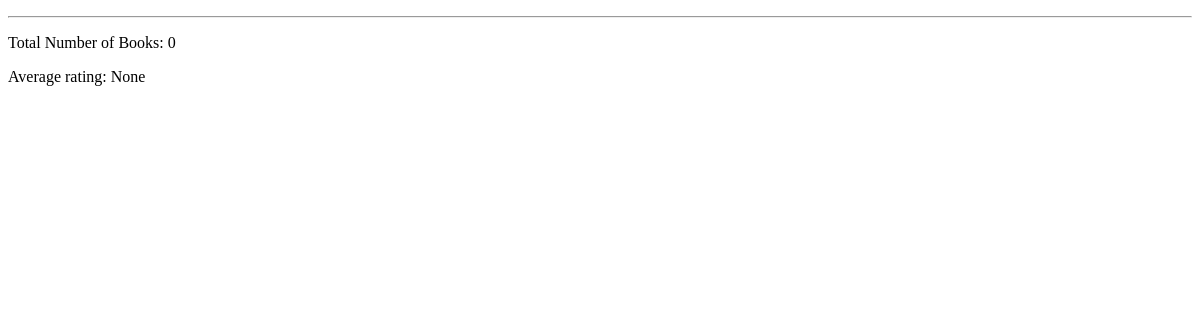
/, run on an earlier commit of the app's database.
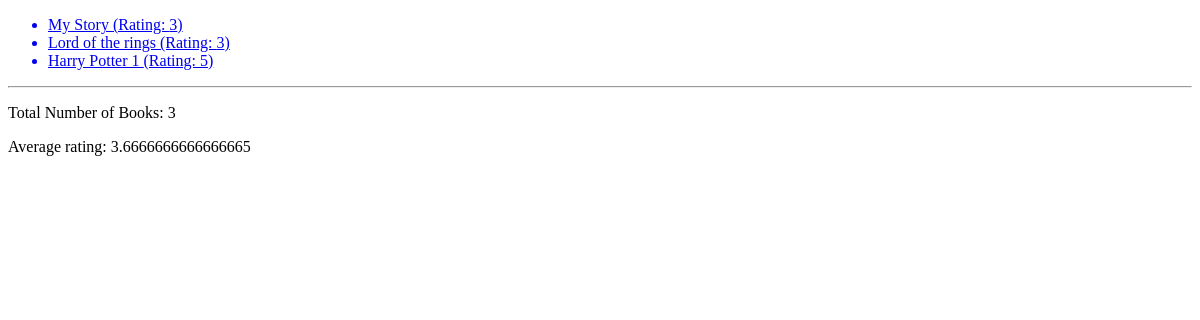
And on a later commit of the database.
### book_outlet/models.py (models this page shows, shortened)
class Book(models.Model): #models.Model is supplied by django to us.
    title = models.CharField(max_length=50)  # you get the value types from the models module. # charfield is used for small to large-sized strings. have to set
    rating = models.IntegerField(validators=[MinValueValidator(1),MaxValueValidator(5)]) # integer numbers.
    author = models.ForeignKey(Author, on_delete=models.CASCADE, null=True,related_name="books") # ForeignKey() tells us that author is a pointer at an entry within the Author Model. ONE-TO-MANY RELATION <------------
    is_bestselling = models.BooleanField(default=False) # the sql datatable doesnt allow for empty values, (null is okay even though not optimal)
    slug = models.SlugField(default="",null=False, db_index=True) # this will slugify whatever is passed in.
    published_countries = models.ManyToManyField(Country)
    def get_absolute_url(self):
        return reverse("book", args=[self.id])

### book_outlet/views.py (the view)
# urls.py: path("",views.index),
def index(request):
    books = Book.objects.all().order_by("rating")
    num_books = books.count()
    avg_rating = books.aggregate(Avg("rating")) # aggregate function will some import, we could also do something like Max, or Min.
    return render(request,"book_outlet/index.html",{
        "books": books,
        "total_number_of_books":num_books,
        "average_rating":avg_rating
    })

### book_outlet/templates/book_outlet/index.html (shortened to what this page needs)
{%extends "book_outlet/base.html"%}
{% block content %}
  <ul>
    {% for book in books%}
      <a href ="{{book.get_absolute_url}}">
      <li>
        {{book.title}} (Rating: {{book.rating}})
      </li>
      </a>
      {%endfor%}
  </ul>
  <hr>
  <p>Total Number of Books: {{total_number_of_books}}</p>
  <p>Average rating: {{average_rating.rating__avg}}</p>
{%endblock%}

### book_outlet/templates/book_outlet/base.html (shortened to what this page needs)
<!DOCTYPE html>
<html lang="en">
<head>
</head>
<body>
    {%block content%}
    {%endblock%}
</body>
</html>

What changed in the data, as far as the page shows it:
added Book: title "My Story", rating "3"
added Book: title "Lord of the rings", rating "3"
added Book: title "Harry Potter 1", rating "5"
Also different on the page:
{{ total_number_of_books }}: "0" → "3"
{{ average_rating.rating__avg }}: "None" → "3.6666666666666665"
